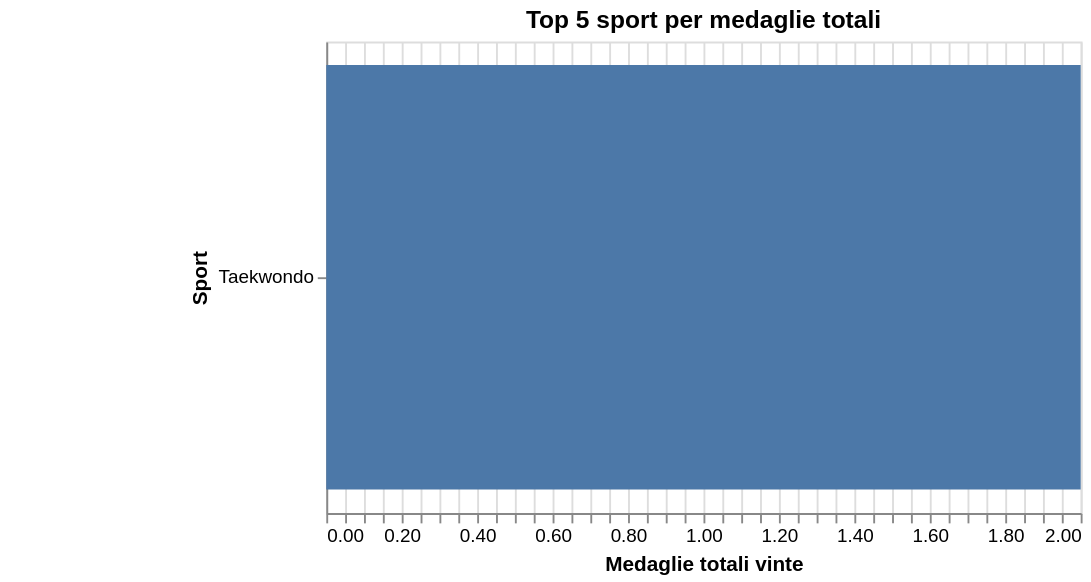

Source (notebook cell):
### Code cell
medals_chart = alt.Chart(top5_medals_by_country).mark_bar().encode(
    x=alt.X('total_medals:Q', title='Medaglie totali vinte', axis=alt.Axis(tickCount=30)),
    y=alt.Y('sport:N', title='Sport', sort='-x'),
    color=alt.value('#4c78a8'),
    tooltip=['sport', 'total_medals']
).add_params(
    country_select
).transform_filter(
    country_select
).properties(
    width=400,
    height=250,
    title='Top 5 sport per medaglie totali',
    padding={'left': 100, 'top': 5, 'right': 5, 'bottom': 5}
)
medals_chart

### Figure 1 — Vega-Lite specification as saved in the notebook (floating-point values rounded to 4 significant figures; data arrays with more than 128 entries replaced by an {"elided": "..."} marker saying what was removed)
{"config": {"view": {"continuousWidth": 300, "continuousHeight": 300}}, "data": {"name": "data-9a3c1d87e8758a4ec76d4844c11d7a36"}, "mark": {"type": "bar"}, "encoding": {"color": {"value": "#4c78a8"}, "tooltip": [{"field": "sport", "type": "nominal"}, {"field": "total_medals", "type": "quantitative"}], "x": {"axis": {"tickCount": 30}, "field": "total_medals", "title": "Medaglie totali vinte", "type": "quantitative"}, "y": {"field": "sport", "sort": "-x", "title": "Sport", "type": "nominal"}}, "height": 250, "padding": {"left": 100, "top": 5, "right": 5, "bottom": 5}, "params": [{"name": "param_35", "select": {"type": "point", "fields": ["country"]}, "bind": {"input": "select", "options": {"elided": "144 str values"}, "name": "Paese: "}, "value": "Afghanistan"}], "title": "Top 5 sport per medaglie totali", "transform": [{"filter": {"param": "param_35"}}], "width": 400, "$schema": "https://vega.github.io/schema/vega-lite/v5.20.1.json", "datasets": {"data-9a3c1d87e8758a4ec76d4844c11d7a36": {"elided": "480 records"}}}
